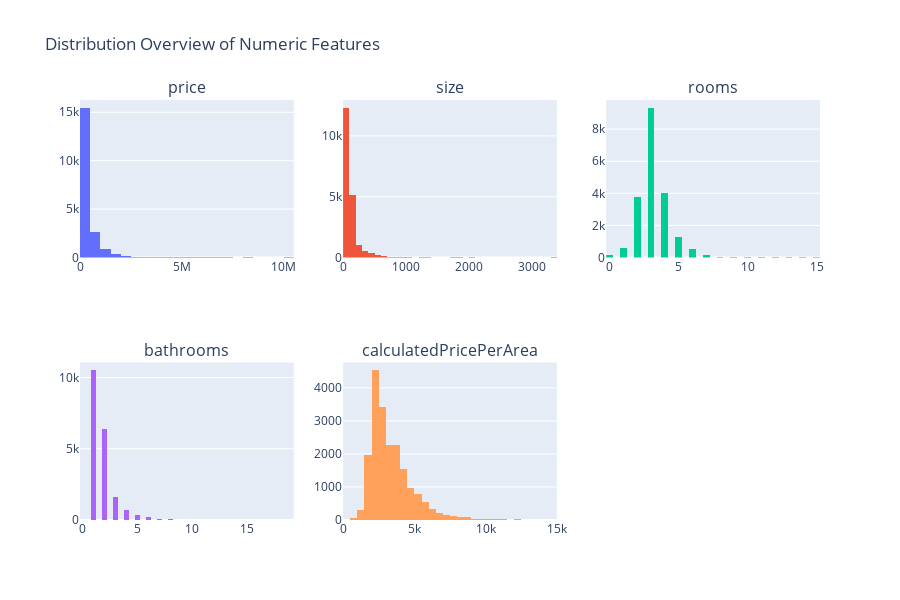

Here is the notebook cell this chart was saved with:
### Code cell
import plotly.subplots as sp
import plotly.graph_objects as go

num_cols = df.select_dtypes(include="number").columns.tolist()

df_plot = df.copy()
df_plot = df_plot[df_plot["calculatedPricePerArea"] < 15000]

n = len(num_cols)
cols = 3
rows = (n // cols) + 1

fig = sp.make_subplots(rows=rows, cols=cols, subplot_titles=num_cols)

row = col = 1
for i, colname in enumerate(num_cols):
    fig.add_trace(
        go.Histogram(x=df_plot[colname], nbinsx=40, name=colname),
        row=row,
        col=col
    )
    col += 1
    if col > cols:
        row += 1
        col = 1

fig.update_layout(
    title_text="Distribution Overview of Numeric Features",
    height=300 * rows,
    showlegend=False
)

fig.show()

### Figure 1 — Plotly figure (JSON) as saved in the notebook; plotly's stock layout.template omitted (floating-point values rounded to 4 significant figures; data arrays with more than 128 entries replaced by an {"elided": "..."} marker saying what was removed)
{"data": [{"name": "price", "nbinsx": 40, "type": "histogram", "x": {"elided": "19878 float values"}, "xaxis": "x", "yaxis": "y"}, {"name": "size", "nbinsx": 40, "type": "histogram", "x": {"elided": "19878 float values"}, "xaxis": "x2", "yaxis": "y2"}, {"name": "rooms", "nbinsx": 40, "type": "histogram", "x": {"elided": "19878 int values"}, "xaxis": "x3", "yaxis": "y3"}, {"name": "bathrooms", "nbinsx": 40, "type": "histogram", "x": {"elided": "19878 int values"}, "xaxis": "x4", "yaxis": "y4"}, {"name": "calculatedPricePerArea", "nbinsx": 40, "type": "histogram", "x": {"elided": "19878 float values"}, "xaxis": "x5", "yaxis": "y5"}], "layout": {"annotations": [{"font": {"size": 16}, "showarrow": false, "text": "price", "x": 0.1444, "xanchor": "center", "xref": "paper", "y": 1, "yanchor": "bottom", "yref": "paper"}, {"font": {"size": 16}, "showarrow": false, "text": "size", "x": 0.5, "xanchor": "center", "xref": "paper", "y": 1, "yanchor": "bottom", "yref": "paper"}, {"font": {"size": 16}, "showarrow": false, "text": "rooms", "x": 0.8556, "xanchor": "center", "xref": "paper", "y": 1, "yanchor": "bottom", "yref": "paper"}, {"font": {"size": 16}, "showarrow": false, "text": "bathrooms", "x": 0.1444, "xanchor": "center", "xref": "paper", "y": 0.375, "yanchor": "bottom", "yref": "paper"}, {"font": {"size": 16}, "showarrow": false, "text": "calculatedPricePerArea", "x": 0.5, "xanchor": "center", "xref": "paper", "y": 0.375, "yanchor": "bottom", "yref": "paper"}], "height": 600, "showlegend": false, "title": {"text": "Distribution Overview of Numeric Features"}, "xaxis": {"anchor": "y", "domain": [0, 0.2889]}, "xaxis2": {"anchor": "y2", "domain": [0.3556, 0.6444]}, "xaxis3": {"anchor": "y3", "domain": [0.7111, 1]}, "xaxis4": {"anchor": "y4", "domain": [0, 0.2889]}, "xaxis5": {"anchor": "y5", "domain": [0.3556, 0.6444]}, "xaxis6": {"anchor": "y6", "domain": [0.7111, 1]}, "yaxis": {"anchor": "x", "domain": [0.625, 1]}, "yaxis2": {"anchor": "x2", "domain": [0.625, 1]}, "yaxis3": {"anchor": "x3", "domain": [0.625, 1]}, "yaxis4": {"anchor": "x4", "domain": [0, 0.375]}, "yaxis5": {"anchor": "x5", "domain": [0, 0.375]}, "yaxis6": {"anchor": "x6", "domain": [0, 0.375]}}}
